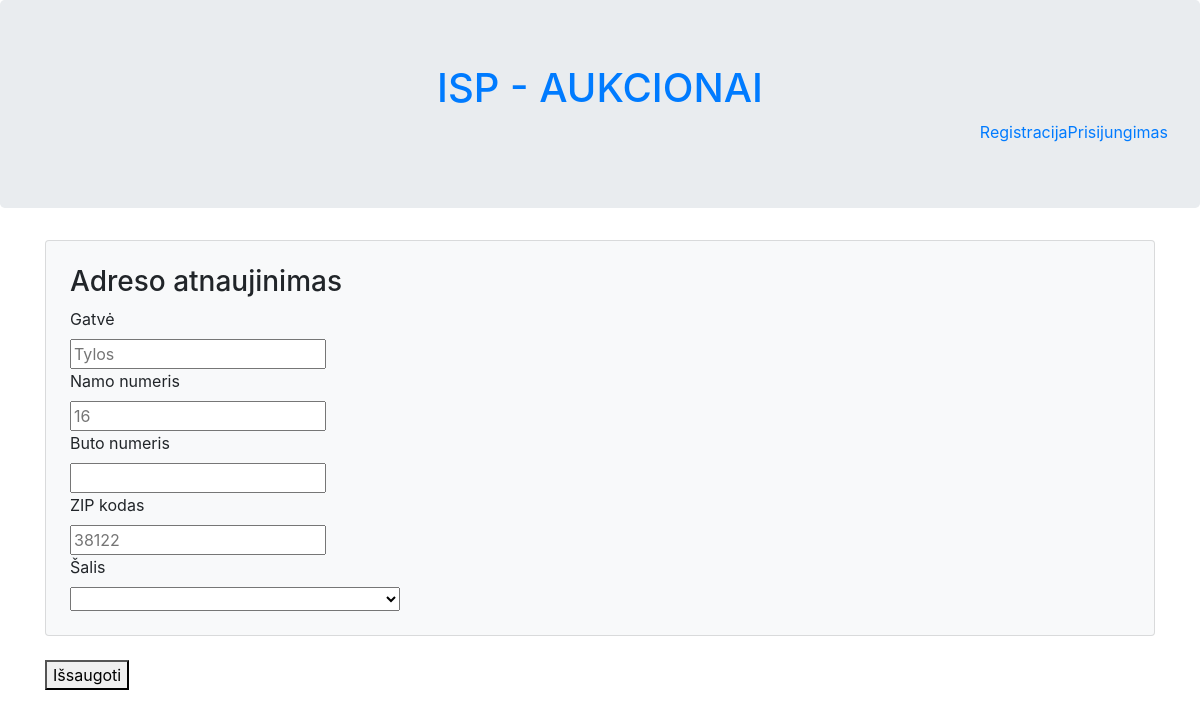
The page /Adreso_atnaujinimo_puslapis.php on the database as committed earlier.
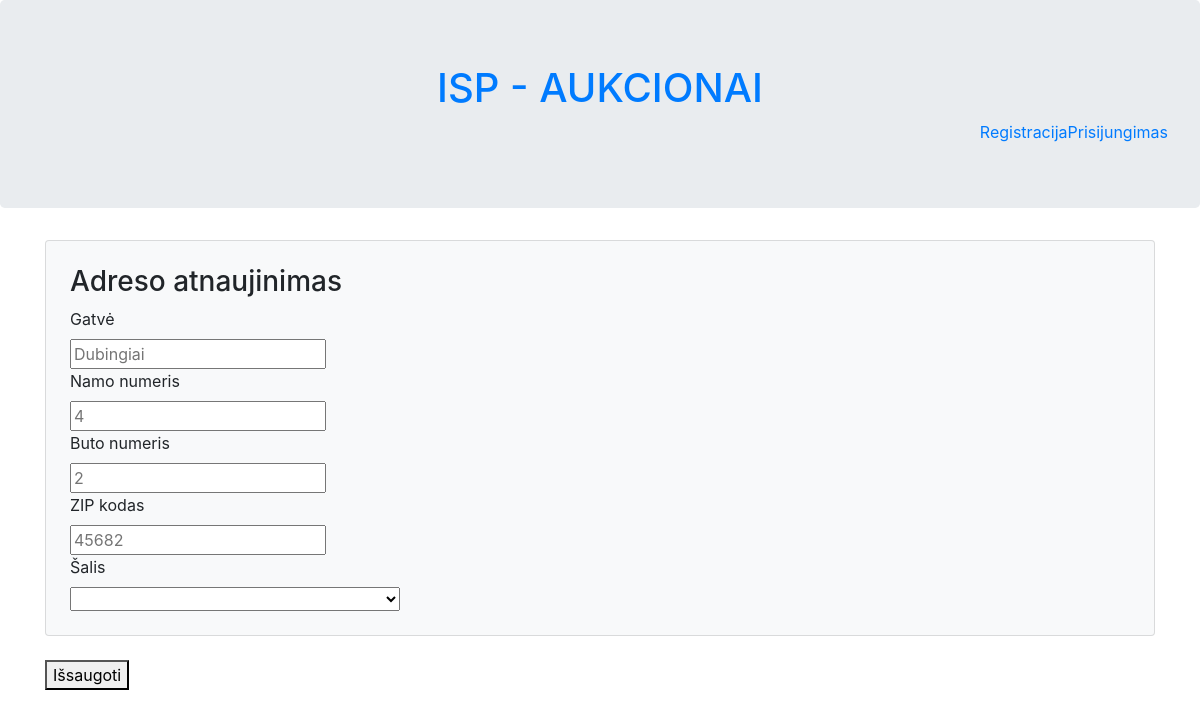
The same page on the database as committed later.
### tables this page shows
CREATE TABLE `adresas` (
  `salis` varchar(30) NOT NULL,
  `gatve` varchar(32) NOT NULL,
  `namo_nr` varchar(6) NOT NULL,
  `pasto_kodas` varchar(6) NOT NULL,
  `buto_nr` varchar(6) NOT NULL,
  `id_Adresas` int(11) NOT NULL,
  `fk_Miestasid_Miestas` int(11) NOT NULL,
  `fk_Vartotojasid_Vartotojas` int(11) NOT NULL
);

### Adreso_atnaujinimo_puslapis.php (the view, shortened to what this page needs)
<!DOCTYPE html>
<html>
    <head>
        <link rel="stylesheet" href="https://cdn.jsdelivr.net/npm/bootstrap@4.6.1/dist/css/bootstrap.min.css">
      </head>
    <body>
    <?php include("header.php");?>
      <div class="container">
        <?php
          $sql = "SELECT * FROM `adresas` where adresas.fk_Vartotojasid_Vartotojas = '1'";
          $result = mysqli_query($db, $sql);
          $has_entry = false;
          if (!$result || (mysqli_num_rows($result) < 1))
          {
            $has_entry = false;
            $country = "";
            $street = "";
            $house_number = "";
            $zip_code = "";
            $apartment_number = "";
          }
          else
          {
            $has_entry = true;
            $row = mysqli_fetch_assoc($result);
            $street = $row['gatve'];
            $house_number = $row['namo_nr'];
            $zip_code = $row['pasto_kodas'];
            $apartment_number = $row['buto_nr'];
          }
        ?>
        <form method='post' action="Adreso_atnaujinimo_puslapis_atnaujinti.php">
          <div class="col-12 card card-body bg-light p-4">
            <div class="row">
              <div class="col-4">
                <h3>Adreso atnaujinimas</h3>
              <div>
                <label for="street">Gatvė</label><br>
                <input type="text" name="street" autocomplete="street" required placeholder="<?php if($has_entry) echo $street ?>"></input>
              </div>
              <div>
                <label for="house_number">Namo numeris</label><br>
                <input type="text" name="house_number" autocomplete="house_number" required placeholder="<?php if($has_entry) echo $house_number ?>"></input>
              </div>
              <div>
                <label for="apartment_number">Buto numeris</label><br>
                <input type="text" name="apartment_number" autocomplete="apartment_number" required placeholder="<?php if($has_entry) echo $apartment_number ?>"></input>
              </div>
              <div>
                <label for="zip_code">ZIP kodas</label><br>
                <input type="text" name="zip_code" autocomplete="zip_code" placeholder="<?php if($has_entry) echo $zip_code ?>">
              </div>
              <div>
                <label for="country">Šalis</label><br>
                <select name="country" autocomplete="country" enterkeyhint="done" required >
                    <option></option>
                    <option value="AF">Afghanistan</option>
                </select>
              </div>
            </div>
            </div>
          </div>
          <br>
          <button type="submit" name="update_address">Išsaugoti</button>
        </form>
      </div>
    </body>
</html>

Rows that differ between the two databases and show on the page:
changed adresas: street "Tylos" → "Dubingiai"; house_number "16" → "4"; apartment_number (not shown) → "2"; zip_code "38122" → "45682"
